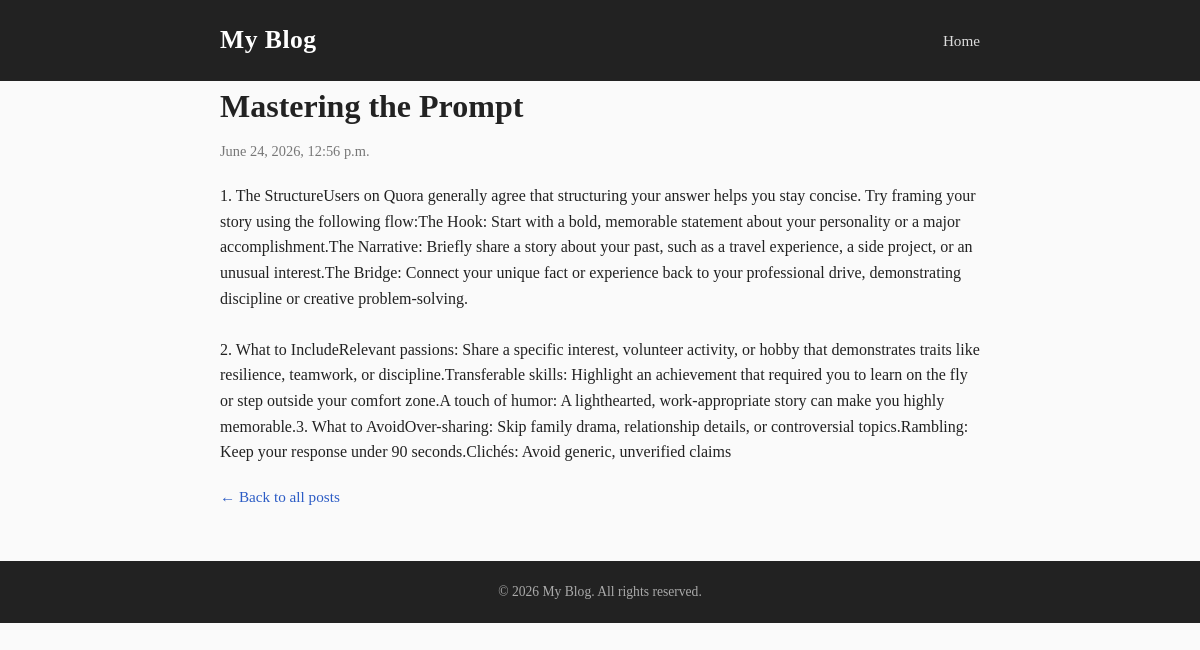
Page /viewer/4 on the committed database.
### blog/models.py (models this page shows)
class data (models.Model):
    title = models.CharField(100)
    body = models.TextField()
    date = models.DateTimeField(auto_now_add=True)

### blog/views.py (the view)
# urls.py: urlpatterns = [path("",views.home,name=""),path("viewer/<int:post>",views.show,name="viewer"),path("new",views.new,name="new"),path("delete/<int:bi>",views.delete,name="delete")]
def show(req,post):
    dat = con.get(id=post)
    return render(req,"viewer.html",{"dat":dat})

### template/viewer.html (shortened to what this page needs)
{% load static %}
<!DOCTYPE html>
<html lang="en">
<head>
   <link rel="stylesheet" href='{% static "style.css" %} '/>
</head>
<body>
  <header>
    <div class="container">
      <div class="site-title">
        <a href="/">My Blog</a>
      </div>
      <nav>
        <ul>
          <li><a href="/">Home</a></li>
        </ul>
      </nav>
    </div>
  </header>
  <main class="container">
    <article class="post-full">
      <h1 class="post-title">{{dat.title}}</h1>
      <p class="post-meta">{{dat.date}}</p>
      <p>{{dat.body|linebreaksbr}}</p>
      <a class="back-link" href="/">&larr; Back to all posts</a>
    </article>
  </main>
  <footer>
    <p>&copy; 2026 My Blog. All rights reserved.</p>
  </footer>
</body>
</html>

### static/style.css (style rules this page uses)
* { margin: 0; padding: 0; box-sizing: border-box; }
body { font-family: Georgia, "Times New Roman", serif; background-color: #fafafa; color: #222; line-height: 1.6; }
a { text-decoration: none; color: #2c5cc5; }
.container { max-width: 800px; margin: 0 auto; padding: 0 20px; }
header { background-color: #222; padding: 20px 0; }
header .container { display: flex; justify-content: space-between; align-items: center; flex-wrap: wrap; }
.site-title a { color: #fff; font-size: 1.6rem; font-weight: bold; letter-spacing: 0.5px; }
nav ul { list-style: none; display: flex; gap: 20px; }
nav a { color: #ddd; font-size: 0.95rem; }
main { padding: 40px 0; min-height: 60vh; }
.post-full .post-title { font-size: 2rem; margin-bottom: 8px; }
.post-full .post-meta { font-size: 0.9rem; color: #777; margin-bottom: 20px; }
.back-link { display: inline-block; margin-top: 20px; font-size: 0.95rem; }
footer { background-color: #222; color: #aaa; text-align: center; padding: 20px 0; font-size: 0.85rem; }

### rows in the picture
data: title "Mastering the Prompt", date "June 24, 2026, 12:56 p.m.", body "1. The StructureUsers on Quora generally agree that structuring your answer helps you stay concise. Try framing your story using the following flow:The Hook: Start with a bold, memorable statement about your personality or a major accomplishment.The Narrative: Briefly share a story about your past, such as a travel experience, a side project, or an unusual interest.The Bridge: Connect your unique fact or experience back to your professional drive, demonstrating discipline or creative problem-solving. 2. What to IncludeRelevant passions: Share a specific interest, volunteer activity, or hobby that demonstrates traits like resilience, teamwork, or discipline.Transferable skills: Highlight an…"
